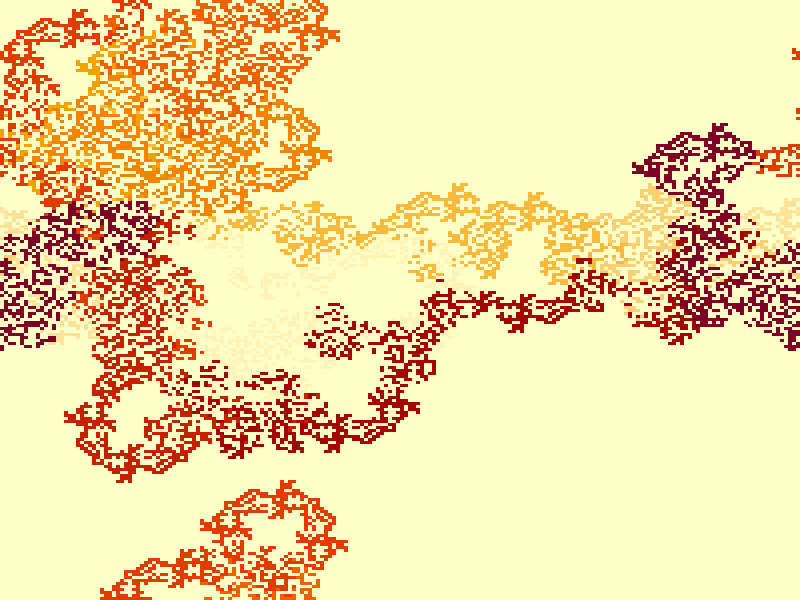

Reproduce this figure in R.
grid_size <- 200
walk_time <- 100000
filename <- "~/Desktop/turmite_01.png"

machine <- list(
  grid = matrix(
    data = 0,
    nrow = grid_size,
    ncol = grid_size
  ),
  turmite = list(
    x = round(grid_size/2),
    y = round(grid_size/2),
    facing = "north",
    state = 0
  )
)


move <- function(turmite) {
  if(turmite$facing == "north") turmite$y <- turmite$y + 1
  if(turmite$facing == "south") turmite$y <- turmite$y - 1
  if(turmite$facing == "east")  turmite$x <- turmite$x + 1
  if(turmite$facing == "west")  turmite$x <- turmite$x - 1
  if(turmite$x == 0) turmite$x <- grid_size
  if(turmite$x == grid_size + 1) turmite$x <- 1
  if(turmite$y == 0) turmite$y <- grid_size
  if(turmite$y == grid_size + 1) turmite$y <- 1
  return(turmite)
}

turn <- function(turmite, direction) {
  if(direction == "clockwise") {
    turmite$facing <- switch(turmite$facing,
      "north" = "east",
      "south" = "west",
      "east" = "south",
      "west" = "north"
    )
    return(turmite)
  }
  if(direction == "anticlockwise") {
    turmite$facing <- switch(turmite$facing,
      "north" = "west",
      "south" = "east",
      "east" = "north",
      "west" = "south"
    )
    return(turmite)
  }
  
  return(turmite)
}

transition <- function(machine, time) {

  if(time %% 1000 == 0) cat(".")
  if(time %% 10000 == 0) cat(" ", time, "\n")

  grid <- machine$grid
  turmite <- machine$turmite
  colour <- grid[turmite$x, turmite$y]

  if(colour == 0 & turmite$state == 0) {
    grid[turmite$x, turmite$y] <- time       # write
    turmite <- turn(turmite, "clockwise") # turn
    turmite <- move(turmite)              # move
    turmite$state <- 0
    return(list(grid = grid, turmite = turmite))
  }

  if(colour == 0 & turmite$state == 1) {
    grid[turmite$x, turmite$y] <- 0       # write
    turmite <- turn(turmite, "none")      # turn
    turmite <- move(turmite)              # move
    turmite$state <- 0
    return(list(grid = grid, turmite = turmite))
  }

  if(colour > 0 & turmite$state == 0) {
    grid[turmite$x, turmite$y] <- time
    turmite <- turn(turmite, "clockwise")
    turmite <- move(turmite)
    turmite$state <- 1
    return(list(grid = grid, turmite = turmite))
  }

  if(colour > 0 & turmite$state == 1) {
    grid[turmite$x, turmite$y] <- 0
    turmite <- turn(turmite, "none")
    turmite <- move(turmite)
    turmite$state <- 1
    return(list(grid = grid, turmite = turmite))
  }

}


machine <- purrr::reduce(
  .x = 1:walk_time,
  .f = transition,
  .init = machine
)

png(filename, 1000, 1000)
op <- par(mar=c(0,0,0,0))
image(machine$grid, axes = FALSE)
dev.off()
par(op)
